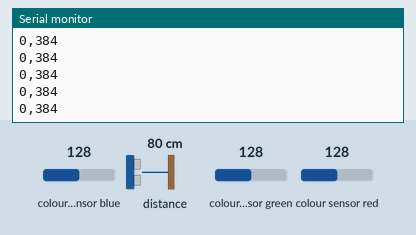
Bench run of a sketch on a simulated Arduino Nano 33 BLE. Shown: the last lines printed to the serial monitor. The inputs (shaded band) are chosen by the test bench; at power-on: colour sensor blue 128, distance to the obstacle 80 cm, colour sensor green 128, colour sensor red 128.

Above: at 1.2 s.
1.3 s: colour sensor blue set to 5
At 1.32 s:
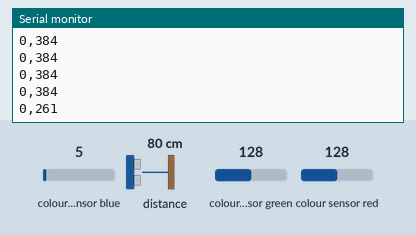
2.8 s: distance to the obstacle set to 2 cm
At 2.87 s:
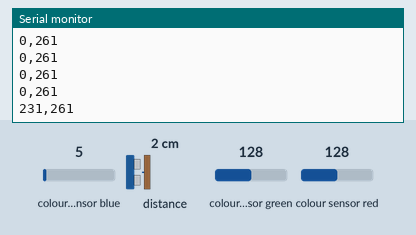
4.3 s: colour sensor green set to 5
At 4.37 s:
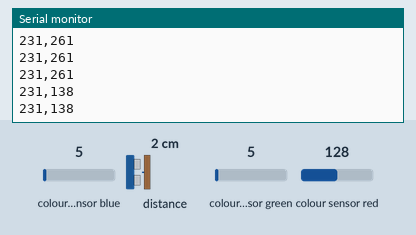
5.8 s: colour sensor red set to 5
At 5.87 s:
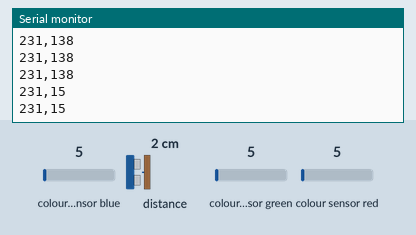
Timing chart, 0 to 8.3 s (numbered marks = the images above; inputs shaded):
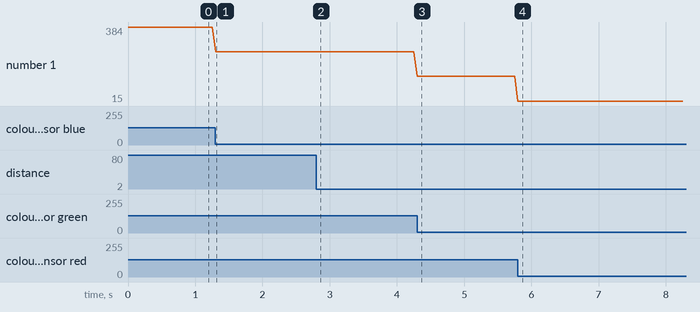

Measured:
- after the input at 1.3 s, the serial monitor: prints a new line at once (image 1)
- after the input at 2.8 s, the serial monitor: prints a new line after 0.05 s (image 2)
- after the input at 4.3 s, the serial monitor: prints a new line at once (image 3)
- after the input at 5.8 s, the serial monitor: prints a new line at once (image 4)
- plotted number 1: 384 → 261 after the input at 1.3 s, 261 → 138 after the input at 4.3 s, 138 → 15 after the input at 5.8 s

The sketch:

tap_logger.ino
```cpp
// StopSync tap logger: streams "prox,clear" at exactly 20 Hz for
// edge-impulse-data-forwarder (Nano 33 BLE Sense Lite, APDS9960).
//
// Same scale and order as firmware/kiosk_node (gestures.cpp):
//   prox  = nearness 0..255, higher = closer (255 minus the APDS9960 reading)
//   clear = raw clear-channel count
// Only numbers are printed, so the data forwarder can detect the frequency.

#include <Arduino_APDS9960.h>

static const uint32_t SAMPLE_HZ = 20;  // = GESTURE_SAMPLE_HZ in kiosk_node/config.h
static const uint32_t PERIOD_US = 1000000UL / SAMPLE_HZ;

static int nearness = 0;
static int clearLevel = 0;
static uint32_t nextSampleUs = 0;

void setup() {
  Serial.begin(115200);
  while (!Serial) {}
  if (!APDS.begin()) {
    while (true) {
      Serial.println("APDS9960 not found");
      delay(1000);
    }
  }
  nextSampleUs = micros();
}

void loop() {
  if (APDS.proximityAvailable()) {
    int raw = APDS.readProximity();
    nearness = raw < 0 ? 0 : 255 - raw;
  }
  if (APDS.colorAvailable()) {
    int r, g, b, c;
    APDS.readColor(r, g, b, c);
    clearLevel = c;
  }

  uint32_t now = micros();
  if ((int32_t)(now - nextSampleUs) >= 0) {
    nextSampleUs += PERIOD_US;
    Serial.print(nearness);
    Serial.print(',');
    Serial.println(clearLevel);
  }
}
```
